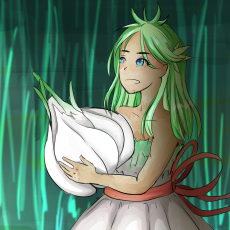
#> input picture Static/garlic_pfp.png, 230 x 230 px
$ python main.py
#> lines starting #> are read from the running program, lines starting #| are printed output that depends on the picture; long printed decimals are rounded
import numpy as np
import cv2
import logging


def read_image(filename: str) -> np.array:
    """
    Inputs: Relative/absolute path to image (string)
    Outputs: Array of pixel HLS color values, sorted by frequency (nx3 numpy array)
    Array of pixel RGB color values, sorted by frequency (nx3 numpy array)
    """
    img = cv2.imread(filename, cv2.IMREAD_UNCHANGED)
    assert isinstance(img, np.ndarray), "Image not found. Check file path?"

    if max(img.shape) > 600:
        scale_factor = 600/max(img.shape)
        img = cv2.resize(
            img, (int(img.shape[0]*scale_factor), int(img.shape[1]*scale_factor)), interpolation=cv2.INTER_AREA
        )

    # Check if alpha channel is present, and if so, filter out background
    if img.shape[2] == 4:
        img = cv2.cvtColor(img, cv2.COLOR_BGRA2RGBA)
        img = img.reshape(-1, 4)
        img = img[img[:, 3] > 250][:, :3]
        # img = img[:, 0:3]
    else:
        img = cv2.cvtColor(img, cv2.COLOR_BGR2RGB)
        img = img.reshape(-1, 3)

    img_hls = cv2.cvtColor(np.array([img]), cv2.COLOR_RGB2HLS)
    img_hls = img_hls.reshape(-1, 3)

    return img, img_hls


def get_color_frequency(img: np.array, color_group_range: int):
    """
    Inputs: img - Image RGB color values (nx3 numpy array)
    color_group_range - width of color groups; a small value yields higher hue accuracy, lower freq. accuracy (int)
    Outputs: Image - Image unique color groupings (nx3 numpy array)
    Frequencies - Corresponding frequencies of each color group in the image (n numpy array)
    """
    rgb_vals = range(round(color_group_range // 2), int(255 + color_group_range / 1.5), color_group_range)

    groupings = np.zeros(shape=(len(rgb_vals)**3, 3), dtype=np.uint8)
    frequencies = np.zeros(shape=len(rgb_vals)**3, dtype=np.int32)
    added = 0

    img = img.astype(dtype=np.int16)
    for r in rgb_vals:
        for g in rgb_vals:
            for b in rgb_vals:

                condition = (
                    (abs(img[:, 0] - r) < color_group_range / 2) &
                    (abs(img[:, 1] - g) < color_group_range / 2) &
                    (abs(img[:, 2] - b) < color_group_range / 2)
                    )
                matching = img[condition]
                if not matching.any():
                    continue

                group_color = np.average(matching, axis=0)
                group_color = cv2.cvtColor(
                    np.array([[group_color]], dtype=np.uint8), cv2.COLOR_RGB2HLS
                ).reshape(3)

                groupings[added, :] = group_color
                frequencies[added] = len(matching)
                added += 1

                img = img[~condition]
                if len(img) <= 1:
                    break
    groupings = groupings[0:added + 1]
    frequencies = frequencies[0:added + 1]

    groupings = np.column_stack((groupings, frequencies))
    groupings = groupings[groupings[:, 3].argsort()][::-1]

    return groupings[:, 0:3], groupings[:, 3]


def get_primary_color(img: np.ndarray, frequencies, avg_color: np.ndarray, total_pixels: int):
    """
    Inputs: img - Image HLS color values (nx3 numpy array)
    frequencies - Image color frequency (n length np array)
    avg_color - Image average HLS color (1x3 np array)
    total_pixels - Amount of pixels in original image after resize (int)
    Outputs: RGB and HLS color values of primary color (1x3 np arrays)
    """

    # Convert to float to do math
    img = img.astype(dtype=np.float32)
    frequencies = frequencies.astype(dtype=np.float32)

    # Initialize NP arrays to group colors into
    frequencies = frequencies[frequencies > 1]
    img = img[0:len(frequencies), :]

    # ADJUSTMENT PARAMETERS
    frequency_threshold = 0.03
    frequency_weight = 1.2
    saturation_min_threshold = 0.15*255
    saturation_max_threshold = 0.65*255
    saturation_weight = 1.5
    luminosity_min_threshold = 0.19*255
    luminosity_max_threshold = 0.25*255
    luminosity_weight = 0.25
    hue_difference_threshold = 50
    hue_difference_weight = 0.6
    # hue_priority = "[equation to boost magenta color family and reduce tan]"
    # hue_weight = 0

    # Normalized frequency score. Higher frequency results in higher score
    frequency_score = frequency_weight * (
        1 - np.power(
            np.full(shape=frequencies.shape, fill_value=1.0005),
            (total_pixels*frequency_threshold - frequencies)
        )
    )

    # Normalized saturation score. Being between saturation min and max results in a higher score
    saturation_score = (
            1 - 4 / (saturation_max_threshold-saturation_min_threshold)**2 *
            (img[:, 2] - (saturation_min_threshold + saturation_max_threshold)/2)**2
    )
    adjustment = 2 if max(saturation_score) < 0 else 0
    saturation_score = saturation_weight * (adjustment + saturation_score/abs(max(saturation_score)))

    # Normalized luminosity score. Being between luminosity min and max results in a higher score
    luminosity_score = (
            1 - 4 / (luminosity_max_threshold-luminosity_min_threshold)**2 *
            (img[:, 1] - (luminosity_min_threshold + luminosity_max_threshold)/2)**2
    )
    adjustment = 2 if max(luminosity_score) < 0 else 0
    luminosity_score = luminosity_weight * (adjustment + luminosity_score/abs(max(luminosity_score)))

    # Normalized hue score. A lower hue difference than the average image hue results in a higher score
    hue_difference_score = (
            1 - 1 / hue_difference_threshold**2 *
            (img[:, 0] - avg_color[0])**2
    )
    adjustment = 2 if max(hue_difference_score) < 0 else 0
    hue_difference_score = hue_difference_weight * (adjustment + hue_difference_score)/abs(max(hue_difference_score))

    final_score = frequency_score + saturation_score + luminosity_score + hue_difference_score

    idx = final_score.argmax()
    score = final_score[idx]
    primary_color_hls = img[idx, :].astype(np.uint8)

    # print(color)
    # print(primary_color)
    print(f"Frequency Score: {frequency_score[idx]}")
    print(f"Saturation Score: {saturation_score[idx]}")
    print(f"Luminosity Score: {luminosity_score[idx]}")
    print(f"Hue Difference Score: {hue_difference_score[idx]}")
    # print(score)
    # print(frequencies[idx])

    # Correction if best color is outside acceptable luminosity range
    if primary_color_hls[1] < luminosity_min_threshold:
        primary_color_hls[1] *= luminosity_min_threshold / primary_color_hls[1]
    elif primary_color_hls[1] > luminosity_max_threshold:
        primary_color_hls[1] *= luminosity_max_threshold / primary_color_hls[1]

    primary_color_rgb = cv2.cvtColor(np.array([[primary_color_hls]], dtype=np.uint8), cv2.COLOR_HLS2RGB)

    return primary_color_rgb.reshape(3), primary_color_hls


def get_accent_color(img: np.ndarray, frequencies, total_pixels: int, primary_color: np.ndarray):
    """
    Inputs: img - Image HLS color values (nx3 numpy array)
    frequencies - Image color frequency (n length np array)
    avg_color - Image average HLS color (1x3 np array)
    total_pixels - Amount of pixels in original image after resize (int)
    primary_color - Output of get_primary color (1x3 np array)
    Outputs: RGB and HLS color values of accent color (1x3 np arrays)
    """

    # Convert to float to do math
    img = img.astype(dtype=np.float32)
    frequencies = frequencies.astype(dtype=np.float32)

    # Initialize NP arrays to group colors into
    frequencies = frequencies[frequencies > 1]
    img = img[0:len(frequencies), :]

    # ADJUSTMENT PARAMETERS
    frequency_threshold = 0.03
    frequency_weight = 0.49
    saturation_min_threshold = 0.35*255
    saturation_max_threshold = 0.95*255
    saturation_weight = 1.5
    luminosity_min_threshold = 0.6*255
    luminosity_max_threshold = 0.72*255
    luminosity_weight = 0.035
    hue_difference_threshold = 14
    hue_difference_weight = 0.82
    hue_priority_ranges = ((125, 145, 1.25), (15, 25, -.5))

    # Normalized frequency score. Higher frequency results in higher score
    frequency_score = frequency_weight * (
        1 - np.power(
            np.full(shape=frequencies.shape, fill_value=1.0005),
            (total_pixels*frequency_threshold - frequencies)
        )
    )

    # Normalized saturation score. Being between saturation min and max results in a higher score
    saturation_score = (
            1 - 4 / (saturation_max_threshold-saturation_min_threshold)**2 *
            (img[:, 2] - (saturation_min_threshold + saturation_max_threshold)/2)**2
    )

    adjustment = 2 if max(saturation_score) < 0 else 0

    saturation_score = saturation_weight * (adjustment + saturation_score/abs(max(saturation_score)))

    # Normalized luminosity score. Being between luminosity min and max results in a higher score
    luminosity_score = (
            1 - 4 / (luminosity_max_threshold-luminosity_min_threshold)**2 *
            (img[:, 1] - (luminosity_min_threshold + luminosity_max_threshold)/2)**2
    )
    adjustment = 2 if max(luminosity_score) < 0 else 0
    luminosity_score = luminosity_weight * (adjustment + luminosity_score/abs(max(luminosity_score)))

    # Normalized hue difference score. A higher difference from primary image hue results in a higher score, capped at 1

    hue_diff = np.abs(img[:, 0] - primary_color[0])
    hue_diff = np.where(
        hue_diff > 90,
        180 - hue_diff,
        hue_diff
    )

    hue_difference_score = hue_difference_weight * np.minimum(
            1 / hue_difference_threshold**2 * hue_diff**2 - 1,
            1
    )

    # Hue weights
    hue_score = np.zeros(shape=len(img))
    for color_range in hue_priority_ranges:
        hue_score += np.where((img[:, 0] > color_range[0]) & (img[:, 0] < color_range[1]), color_range[2], 0)

    final_score = frequency_score + saturation_score + luminosity_score + hue_difference_score + hue_score

    idx = final_score.argmax()
    score = final_score[idx]
    accent_color_hls = img[idx, :].astype(np.uint8)

    # print(color)
    # print(accent_color)
    print(f"Frequency Score: {frequency_score[idx]}")
    print(f"Saturation Score: {saturation_score[idx]}")
    print(f"Luminosity Score: {luminosity_score[idx]}")
    print(f"Hue Difference Score: {hue_difference_score[idx]}")
    print(f"Hue Score: {hue_score[idx]}")
    # print(score)
    # print(frequencies[idx])

    # Correction if best color is outside acceptable luminosity range
    if accent_color_hls[1] < luminosity_min_threshold:
        accent_color_hls[1] *= luminosity_min_threshold / accent_color_hls[1]
    elif accent_color_hls[1] > luminosity_max_threshold:
        accent_color_hls[1] *= luminosity_max_threshold / accent_color_hls[1]

    accent_color_rgb = cv2.cvtColor(np.array([[accent_color_hls]], dtype=np.uint8), cv2.COLOR_HLS2RGB)

    return accent_color_rgb.reshape(3), accent_color_hls


def main():
    filename = "Static/garlic_pfp.png"
    img_rgb, img_hls = read_image(filename=filename)
#> in read_image, img is the input picture: shape (230, 230, 4); mean B, G, R, A 102.3, 121.9, 89.9, 255

    total_pixels = len(img_rgb)
#> total_pixels = 52900
    avg_color = np.average(img_rgb, axis=0).astype(np.uint8)
#> avg_color = [89, 121, 102]
    avg_color_hls = cv2.cvtColor(np.array([[avg_color]]), cv2.COLOR_RGB2HLS).reshape(3)
#> avg_color_hls = [72, 105, 39]
    print(f"Average Color (RGB): {avg_color}")
#| Average Color (RGB): [ 89 121 102]
    print(f"Average Color (HLS): {avg_color_hls}")
#| Average Color (HLS): [ 72 105  39]
    print(f"Image Pixels: {total_pixels}")
#| Image Pixels: 52900

    img_hls, frequencies = get_color_frequency(img=img_rgb, color_group_range=25)
#> after the loop in get_color_frequency, `for r in rgb_vals:`: added = 247; frequencies = 1331 values, max 3751 at index 17, min 0 at index 247, mean 39.74; groupings = 1331 rows, first 8: [52, 14, 36], [66, 25, 78], [83, 31, 121], [110, 39, 96], [60, 38, 101], [82, 37, 117], [82, 43, 130], [81, 52, 147]; img = empty array
#> in get_color_frequency, `groupings = groupings[0:added + 1]`: groupings = 248 rows, first 8: [52, 14, 36], [66, 25, 78], [83, 31, 121], [110, 39, 96], [60, 38, 101], [82, 37, 117], [82, 43, 130], [81, 52, 147]
#> in get_color_frequency, `frequencies = frequencies[0:added + 1]`: frequencies = 248 values, max 3751 at index 17, min 0 at index 247, mean 213.3
#> in get_color_frequency, `groupings = np.column_stack((groupings, frequencies))`: groupings = 248 rows, first 6: [52, 14, 36, 62], [66, 25, 78, 61], [83, 31, 121, 3248], [110, 39, 96, 1], [60, 38, 101, 2], [82, 37, 117, 3131]
#> in get_color_frequency, `groupings = groupings[groupings[:, 3].argsort()][::-1]`: groupings = 248 rows, first 6: [82, 48, 96, 3751], [83, 31, 121, 3248], [82, 37, 117, 3131], [80, 58, 109, 2968], [82, 43, 130, 2362], [0, 253, 0, 2274]
#> img_hls = 248 rows, first 8: [82, 48, 96], [83, 31, 121], [82, 37, 117], [80, 58, 109], [82, 43, 130], [0, 253, 0], [15, 237, 14], [81, 99, 93]; frequencies = 248 values, max 3751 at index 0, min 0 at index 247, mean 213.3

    primary_color, primary_color_hls = get_primary_color(
        img=img_hls, frequencies=frequencies, avg_color=avg_color_hls, total_pixels=total_pixels
    )
#> in get_primary_color, `img = img.astype(dtype=np.float32)`: img has the same summary as img_hls in main
#> in get_primary_color, `frequencies = frequencies[frequencies > 1]`: frequencies = 223 values, max 3751 at index 0, min 2 at index 217, mean 237.1
#> in get_primary_color, `img = img[0:len(frequencies), :]`: img = 223 rows, first 8: [82, 48, 96], [83, 31, 121], [82, 37, 117], [80, 58, 109], [82, 43, 130], [0, 253, 0], [15, 237, 14], [81, 99, 93]
#> in get_primary_color, `frequency_score = frequency_weight * ( 1 - np.power( np.full(shape=fre..`: frequency_score = 223 values, max 0.793 at index 0, min -1.45 at index 217, mean -1.22
#> in get_primary_color, `saturation_score = ( 1 - 4 / (saturation_max_threshold-saturation_min_..`: saturation_score = 223 values, max 1 at index 13, min -4.54 at index 152, mean 0.256
#> in get_primary_color, `adjustment = 2 if max(saturation_score) < 0 else 0`: adjustment = 0
#> in get_primary_color, `saturation_score = saturation_weight * (adjustment + saturation_score/..`: saturation_score = 223 values, max 1.5 at index 13, min -6.8 at index 152, mean 0.384
#> in get_primary_color, `luminosity_score = ( 1 - 4 / (luminosity_max_threshold-luminosity_min_..`: luminosity_score = 223 values, max 0.938 at index 3, min -661.5 at index 5, mean -129.5
#> in get_primary_color, `luminosity_score = luminosity_weight * (adjustment + luminosity_score/..`: luminosity_score = 223 values, max 0.25 at index 3, min -176.2 at index 5, mean -34.51
#> in get_primary_color, `hue_difference_score = ( 1 - 1 / hue_difference_threshold**2 * (img[:,..`: hue_difference_score = 223 values, max 1 at index 181, min -1.07 at index 5, mean 0.441
#> in get_primary_color, `hue_difference_score = hue_difference_weight * (adjustment + hue_diffe..`: hue_difference_score = 223 values, max 0.6 at index 181, min -0.644 at index 5, mean 0.265
#> in get_primary_color, `final_score = frequency_score + saturation_score + luminosity_score + ..`: final_score = 223 values, max 2.91 at index 3, min -178.9 at index 5, mean -35.08
#> in get_primary_color, `idx = final_score.argmax()`: idx = 3
#> in get_primary_color, `score = final_score[idx]`: score = 2.91
#> in get_primary_color, `primary_color_hls = img[idx, :].astype(np.uint8)`: primary_color_hls = [80, 58, 109]
#| Frequency Score: 0.5983
#| Saturation Score: 1.482
#| Luminosity Score: 0.25
#| Hue Difference Score: 0.5846
#> in get_primary_color, `primary_color_rgb = cv2.cvtColor(np.array([[primary_color_hls]], dtype..`: primary_color_rgb = [[33, 83, 66]]
#> primary_color = [33, 83, 66]; primary_color_hls = [80, 58, 109]
    print(f"Primary Color (RGB): {primary_color}")
#| Primary Color (RGB): [33 83 66]
    print(f"Primary Color (HLS): {primary_color_hls}")
#| Primary Color (HLS): [ 80  58 109]

    accent_color, accent_color_hls = get_accent_color(
        img=img_hls, frequencies=frequencies, total_pixels=total_pixels, primary_color=primary_color_hls
    )
#> in get_accent_color, `img = img.astype(dtype=np.float32)`: img has the same summary as img_hls in main
#> in get_accent_color, `frequencies = frequencies.astype(dtype=np.float32)`: frequencies = 248 values, max 3751 at index 0, min 0 at index 247, mean 213.3
#> in get_accent_color, `frequencies = frequencies[frequencies > 1]`: frequencies = 223 values, max 3751 at index 0, min 2 at index 217, mean 237.1
#> in get_accent_color, `frequency_score = frequency_weight * ( 1 - np.power( np.full(shape=fre..`: frequency_score = 223 values, max 0.324 at index 0, min -0.592 at index 217, mean -0.498
#> in get_accent_color, `saturation_score = ( 1 - 4 / (saturation_max_threshold-saturation_min_..`: saturation_score = 223 values, max 1 at index 109, min -3.69 at index 5, mean -0.163
#> in get_accent_color, `adjustment = 2 if max(saturation_score) < 0 else 0`: adjustment = 0
#> in get_accent_color, `saturation_score = saturation_weight * (adjustment + saturation_score/..`: saturation_score = 223 values, max 1.5 at index 109, min -5.54 at index 5, mean -0.244
#> in get_accent_color, `luminosity_score = ( 1 - 4 / (luminosity_max_threshold-luminosity_min_..`: luminosity_score = 223 values, max 1 at index 168, min -100.7 at index 116, mean -17.37
#> in get_accent_color, `luminosity_score = luminosity_weight * (adjustment + luminosity_score/..`: luminosity_score = 223 values, max 0.035 at index 168, min -3.53 at index 116, mean -0.608
#> in get_accent_color, `hue_diff = np.abs(img[:, 0] - primary_color[0])`: hue_diff = 223 values, max 80 at index 5, min 0 at index 3, mean 31.65
#> in get_accent_color, `hue_difference_score = hue_difference_weight * np.minimum( 1 / hue_dif..`: hue_difference_score = 223 values, max 0.82 at index 5, min -0.82 at index 3, mean 0.19
#> in get_accent_color, `hue_score = np.zeros(shape=len(img))`: hue_score = 223 values from 0 to 0
#> after the loop in get_accent_color, `for color_range in hue_priority_ranges:`: hue_score = 223 values, max 0 at index 0, min -0.5 at index 13, mean -0.0538
#> in get_accent_color, `final_score = frequency_score + saturation_score + luminosity_score + ..`: final_score = 223 values, max 1.53 at index 139, min -6.08 at index 116, mean -1.21
#> in get_accent_color, `idx = final_score.argmax()`: idx = 139
#> in get_accent_color, `score = final_score[idx]`: score = 1.53
#> in get_accent_color, `accent_color_hls = img[idx, :].astype(np.uint8)`: accent_color_hls = [60, 196, 143]
#| Frequency Score: -0.5744
#| Saturation Score: 1.367
#| Luminosity Score: -0.07975
#| Hue Difference Score: 0.82
#| Hue Score: 0.0
#> in get_accent_color, `accent_color_rgb = cv2.cvtColor(np.array([[accent_color_hls]], dtype=n..`: accent_color_rgb = [[143, 223, 143]]
#> accent_color = [143, 223, 143]; accent_color_hls = [60, 183, 143]
    print(f"Accent Color (RGB): {accent_color}")
#| Accent Color (RGB): [143 223 143]
    print(f"Accent Color (HLS): {accent_color_hls}")
#| Accent Color (HLS): [ 60 183 143]

    full_image = cv2.imread(filename=filename, flags=cv2.IMREAD_UNCHANGED)

    avg_color_bgr = cv2.cvtColor(np.array([[avg_color]], dtype=np.uint8), cv2.COLOR_RGB2BGR).reshape(1, 3)
#> avg_color_bgr = [[102, 121, 89]]
    primary_color_bgr = cv2.cvtColor(np.array([[primary_color]], dtype=np.uint8), cv2.COLOR_RGB2BGR).reshape(1, 3)
#> primary_color_bgr = [[66, 83, 33]]
    accent_color_bgr = cv2.cvtColor(np.array([[accent_color]], dtype=np.uint8), cv2.COLOR_RGB2BGR).reshape(1, 3)
#> accent_color_bgr = [[143, 223, 143]]
    cv2.imshow("Original", full_image)
    cv2.imshow("Average", np.full(shape=(100, 100, 3), fill_value=avg_color_bgr, dtype=np.uint8))
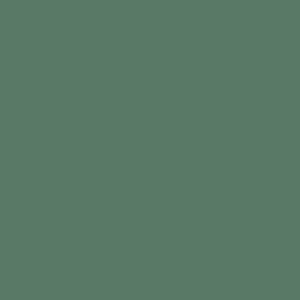
#> window 'Average': shape (100, 100, 3) (shown 3 times larger); mean B, G, R 102, 121, 89
    cv2.imshow("Primary", np.full(shape=(100, 100, 3), fill_value=primary_color_bgr, dtype=np.uint8))
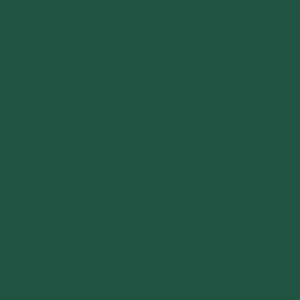
#> window 'Primary': shape (100, 100, 3) (shown 3 times larger); mean B, G, R 66, 83, 33
    cv2.imshow("Accent", np.full(shape=(100, 100, 3), fill_value=accent_color_bgr, dtype=np.uint8))
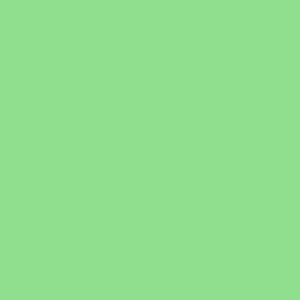
#> window 'Accent': shape (100, 100, 3) (shown 3 times larger); mean B, G, R 143, 223, 143
    cv2.waitKey(0)
    cv2.destroyAllWindows()


if __name__ == "__main__":
    main()
